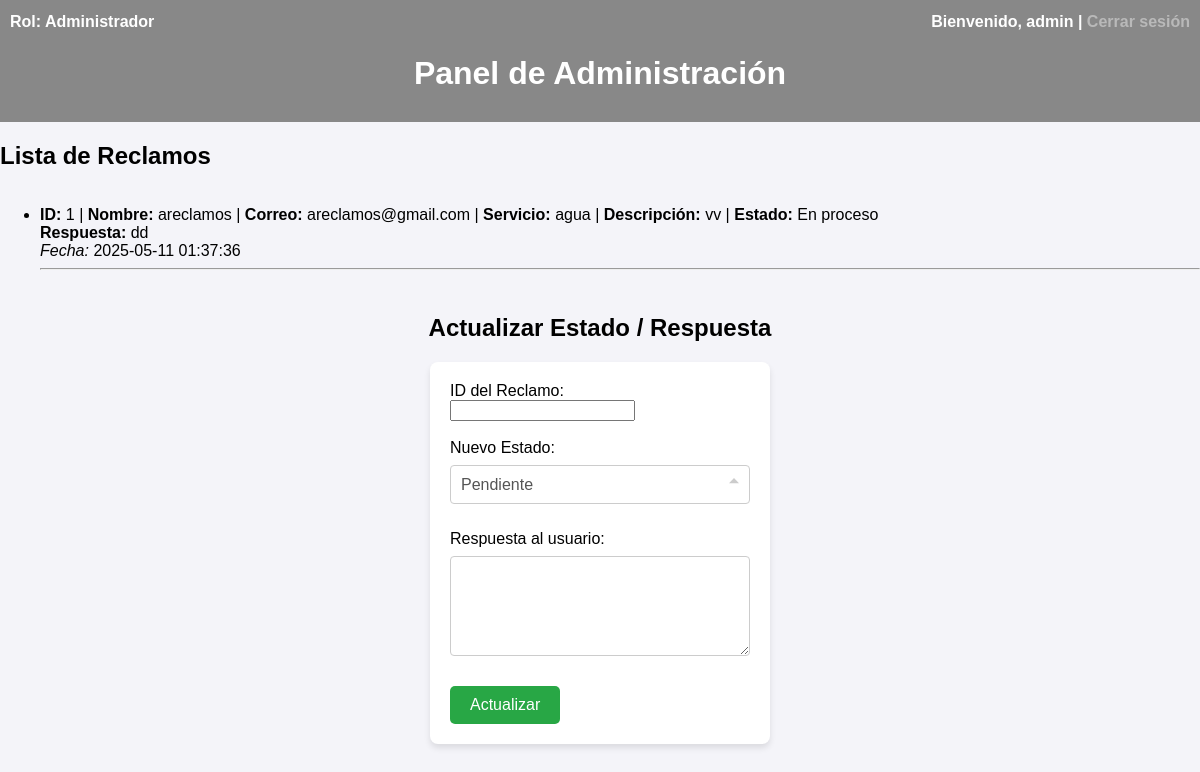
Page /admin (signed in) on the earlier database version.
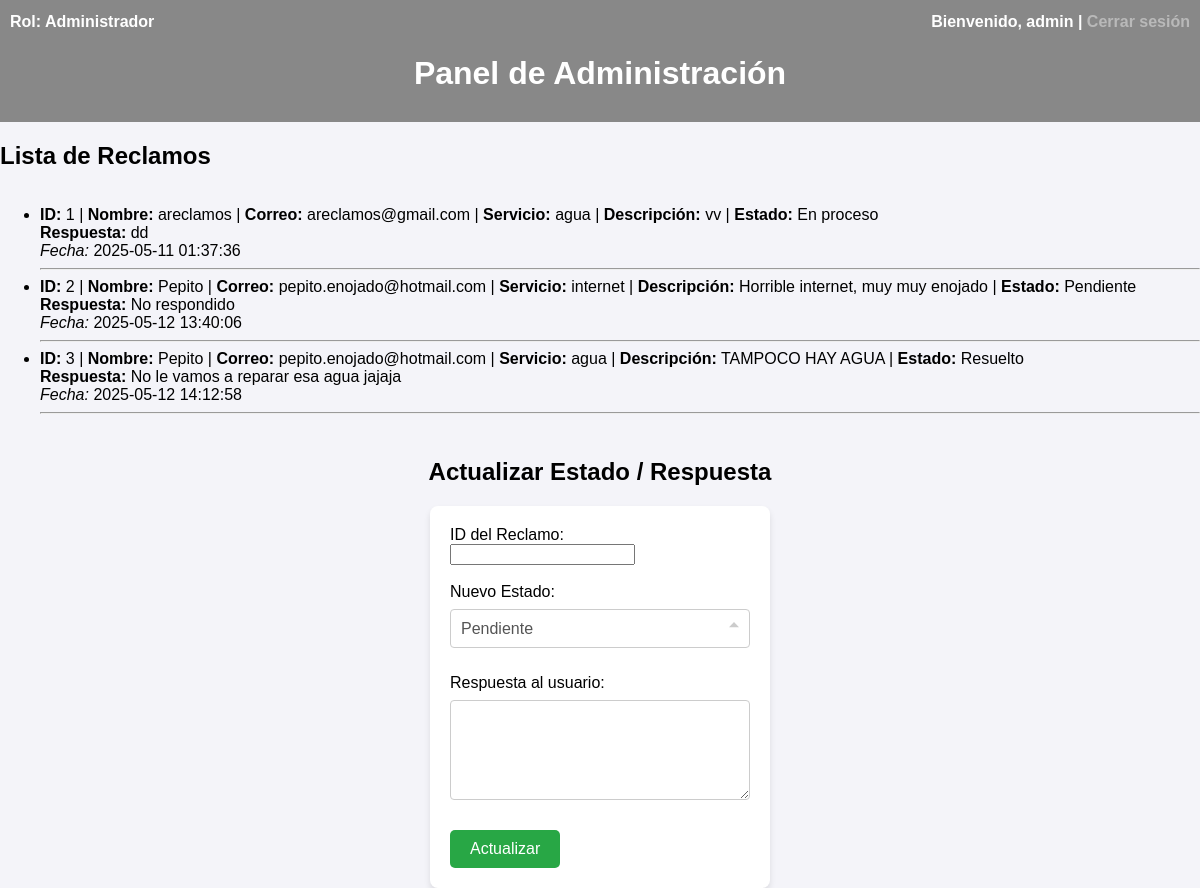
Same page on the later database version.
### tables this page shows
CREATE TABLE complaints (
    id INTEGER PRIMARY KEY AUTOINCREMENT,
    name TEXT NOT NULL,
    email TEXT NOT NULL,
    service TEXT NOT NULL,
    description TEXT NOT NULL,
    status TEXT NOT NULL DEFAULT 'Pendiente',
    date TEXT NOT NULL,
    response TEXT
);

### app.py (the view, shortened to what this page needs)
@app.route('/admin', methods=['GET', 'POST'])
def admin_dashboard():
    if 'role' not in session or session['role'] != 'admin':
        return redirect(url_for('login'))
    conn = sqlite3.connect('complaints.db')
    cursor = conn.cursor()
    cursor.execute('SELECT * FROM complaints')
    complaints = cursor.fetchall()
    conn.close()
    return render_template('admin_home.html', complaints=complaints)

### templates/admin_home.html (shortened to what this page needs)
<!DOCTYPE html>
<html lang="es">
<head>
    <link rel="stylesheet" href="/static/css/home_styles.css">
</head>
<body>
<header class="admin-header">
<div class="log-data">
    <p>Rol: Administrador</p>
    <p>Bienvenido, {{ session['username'] }} | <a href="/logout">Cerrar sesión</a></p>
</div>
    <h1>Panel de Administración</h1>
</header>
    <h2>Lista de Reclamos</h2>
    <ul>
        {% for complaint in complaints %}
            <li>
                <strong>ID:</strong> {{ complaint[0] }} |
                <strong>Nombre:</strong> {{ complaint[1] }} |
                <strong>Correo:</strong> {{ complaint[2] }} |
                <strong>Servicio:</strong> {{ complaint[3] }} |
                <strong>Descripción:</strong> {{ complaint[4] }} |
                <strong>Estado:</strong> {{ complaint[5] }} <br>
                <strong>Respuesta:</strong>
                {% if complaint[7] %}
                    {{ complaint[7] }}
                {% else %}
                    No respondido
                {% endif %}
                <br>
                <em>Fecha:</em> {{ complaint[6] }}
                <hr>
            </li>
        {% endfor %}
    </ul>
   <div class="update-reclamo">
     <h2>Actualizar Estado / Respuesta</h2>
    <form method="post" action="/admin">
        <label>ID del Reclamo:</label><br>
        <input type="number" name="id" required><br><br>
        <label>Nuevo Estado:</label><br>
        <select name="status" required>
            <option value="Pendiente">Pendiente</option>
        </select><br><br>
        <label>Respuesta al usuario:</label><br>
        <textarea name="response" rows="4" cols="50"></textarea><br><br>
        <button type="submit">Actualizar</button>
    </form>
   </div>
</body>
</html>

### static/css/home_styles.css (style rules this page uses)
body { font-family: Arial, sans-serif; background-color: #f4f4f9; margin: 0; padding: 0; display: flex; flex-direction: column; height: 100vh; }
header { flex: 0 0 auto; background-color: #888888; color: white; padding: 10px; text-align: center; box-sizing: border-box; }
div.log-data { display: flex; justify-content: space-between; }
div.log-data p { color: white; text-decoration: none; font-weight: bold; margin: 0; }
div.log-data a { color: rgb(185, 185, 185); text-decoration: none; font-weight: bold; }
div.update-reclamo { display: flex; flex-direction: column; align-items: center; }
h1 { color: white; font-size: 2rem; margin-bottom: 20px; }
p { color: #555555; font-size: 1rem; line-height: 1.5; }
button { padding: 10px 20px; background-color: #28a745; color: white; border: none; border-radius: 5px; cursor: pointer; font-size: 1rem; }
a { color: #007bff; text-decoration: none; font-weight: bold; }
form { background-color: #ffffff; padding: 20px; border-radius: 8px; box-shadow: 0 4px 6px rgba(0, 0, 0, 0.1); width: 300px; }
select { width: 100%; padding: 10px; margin: 8px 0; border: 1px solid #cccccc; border-radius: 4px; box-sizing: border-box; background-color: #ffffff; font-size: 1rem; color: #555555; appearance: none; background-repeat: no-repeat; background-position: right 10px center; background-size: 10px; }
option { padding: 10px; background-color: #ffffff; color: #333333; }
textarea { width: 100%; padding: 10px; margin: 8px 0; border: 1px solid #cccccc; border-radius: 4px; box-sizing: border-box; font-size: 1rem; color: #555555; background-color: #ffffff; resize: vertical; min-height: 100px; max-height: 300px; }

Differences in the rows shown:
added complaints: id "2", name "Pepito", email "pepito.enojado@hotmail.com", service "internet", description "Horrible internet, muy muy enojado", status "Pendiente", shows "No respondido", date "2025-05-12 13:40:06"
added complaints: id "3", name "Pepito", email "pepito.enojado@hotmail.com", service "agua", description "TAMPOCO HAY AGUA", status "Resuelto", response "No le vamos a reparar esa agua jajaja", date "2025-05-12 14:12:58"
